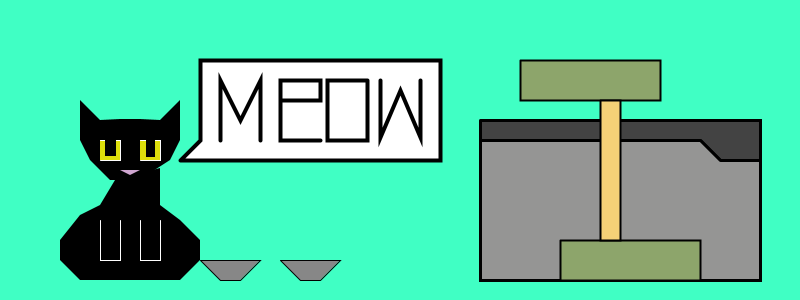
Frame 1 (no input)
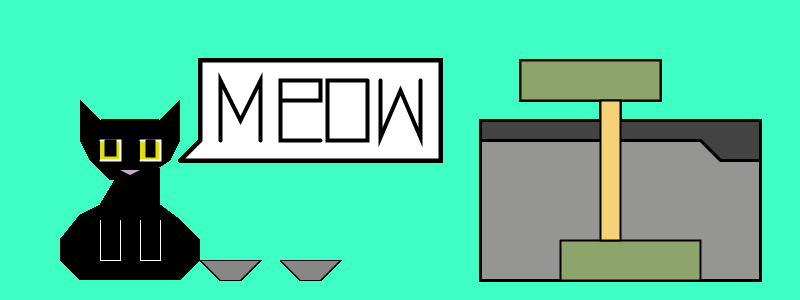
Frame 60 (the mouse pressed at the canvas centre just before this capture)
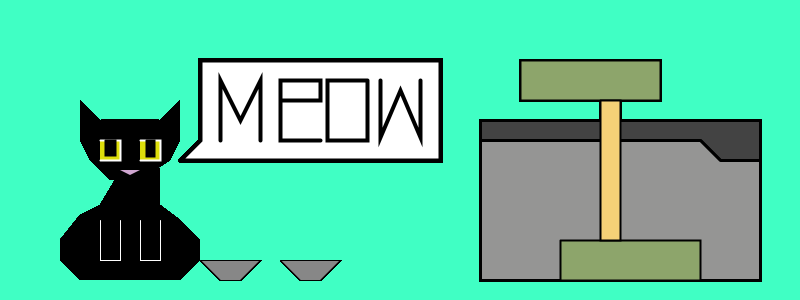
Frame 120 (the mouse held since frame 60 and released just before this capture)

The Processing sketch that drew these frames (run headless with seeded random() and noise(); from frame 60 on, the mouse is pressed at the canvas centre):

// Processing sketch: Beebs
// ── Beebs.pde
void setup(){
  background(#40FFC4);
  size(800,300);
}

void draw(){
  smooth();
  fill(0);
  noStroke();
  //head
beginShape();
vertex(80,100);
vertex(100,120);
vertex(120,119);
vertex(140,119);
vertex(160,120);
vertex(180,100);
vertex(180,120);
vertex(180,140);
vertex(170,160);
vertex(139,180);
vertex(110,180);
vertex(100,170);
vertex(90,160);
vertex(80,140);
vertex(80,120);
vertex(80,100);
endShape();
//eyes
fill(#DDDE0B);
stroke(255);
beginShape();
vertex(100,140);
vertex(120,140);
vertex(120,160);
vertex(100,160);
endShape();
beginShape();
vertex(140,140);
vertex(160,140);
vertex(160,160);
vertex(140,160);
endShape();
//pupils
fill(0);
stroke(0);
beginShape();
vertex(105,140);
vertex(105,155);
vertex(115,155);
vertex(115,140);
vertex(105,140);
endShape();
beginShape();
vertex(146,140);
vertex(146,156);
vertex(154,156);
vertex(154,140);
vertex(146,140);
endShape();
//nose
fill(#D0A6D1);
noStroke();
beginShape();
vertex(120,170);
vertex(130,175);
vertex(140,170);
endShape();
//lump(body)
fill(0);
beginShape();
vertex(115,180);
vertex(100,205);
vertex(80,215);
vertex(60,240);
vertex(60,260);
vertex(80,280);
vertex(120,280);
vertex(140,280);
vertex(180,280);
vertex(200,260);
vertex(200,240);
vertex(180,220);
vertex(160,205);
vertex(160,180);
vertex(160,168);
endShape();
//paws
fill(0);
stroke(255);
strokeWeight(1);
beginShape();
vertex(100,220);
vertex(100,240);
vertex(100,260);
vertex(120,260);
vertex(120,240);
vertex(120,220);
endShape();
beginShape();
vertex(140,220);
vertex(140,240);
vertex(140,260);
vertex(160,260);
vertex(160,240);
vertex(160,220);
endShape();
//speechBubble
fill(255);
stroke(0);
strokeWeight(4);
beginShape();
vertex(180,160);
vertex(200,140);
vertex(200,60);
vertex(440,60);
vertex(440,160);
vertex(180,160);
endShape();
//letters
fill(255);
beginShape();//M
vertex(220,140);
vertex(220,80);
vertex(240,120);
vertex(260,80);
vertex(260,140);
endShape();
beginShape();//E
vertex(320,140);
vertex(280,140);
vertex(280,100);
vertex(280,80);
vertex(320,80);
vertex(320,100);
vertex(280,100);
endShape();
beginShape();//O
vertex(367,80);
vertex(367,140);
vertex(327,140);
vertex(327,80);
vertex(367,80);
endShape();
beginShape();//W
vertex(380,80);
vertex(380,137);
vertex(400,90);
vertex(420,137);
vertex(420,80);
endShape();
//bowls
stroke(0);
strokeWeight(1);
fill(135);
beginShape();//first
vertex(200,260);
vertex(220,280);
vertex(240,280);
vertex(260,260);
vertex(200,260);
endShape();
beginShape();//second
vertex(280,260);
vertex(300,280);
vertex(320,280);
vertex(340,260);
vertex(280,260);
endShape();
//HEATER
fill(#434343);
stroke(0);
strokeWeight(3);
beginShape();//top part
vertex(480,120);
vertex(480,140);
vertex(700,140);
vertex(720,160);
vertex(760,160);
vertex(760,120);
vertex(480,120);
endShape();
fill(#959594);
beginShape();//bottom
vertex(480,140);
vertex(480,280);
vertex(760,280);
vertex(760,160);
vertex(720,160);
vertex(700,140);
vertex(480,140);
endShape();
//CAT STAND
fill(#8DA56B);
stroke(0);
strokeWeight(2);
beginShape();//top
vertex(520,60);
vertex(520,100);
vertex(660,100);
vertex(660,60);
vertex(520,60);
endShape();
beginShape();//bottom
vertex(560,240);
vertex(560,280);
vertex(700,280);
vertex(700,240);
vertex(560,240);
endShape();
fill(#F5D177);
beginShape();
vertex(600,100);
vertex(600,240);
vertex(620,240);
vertex(620,100);
vertex(600,100);
endShape();
}
